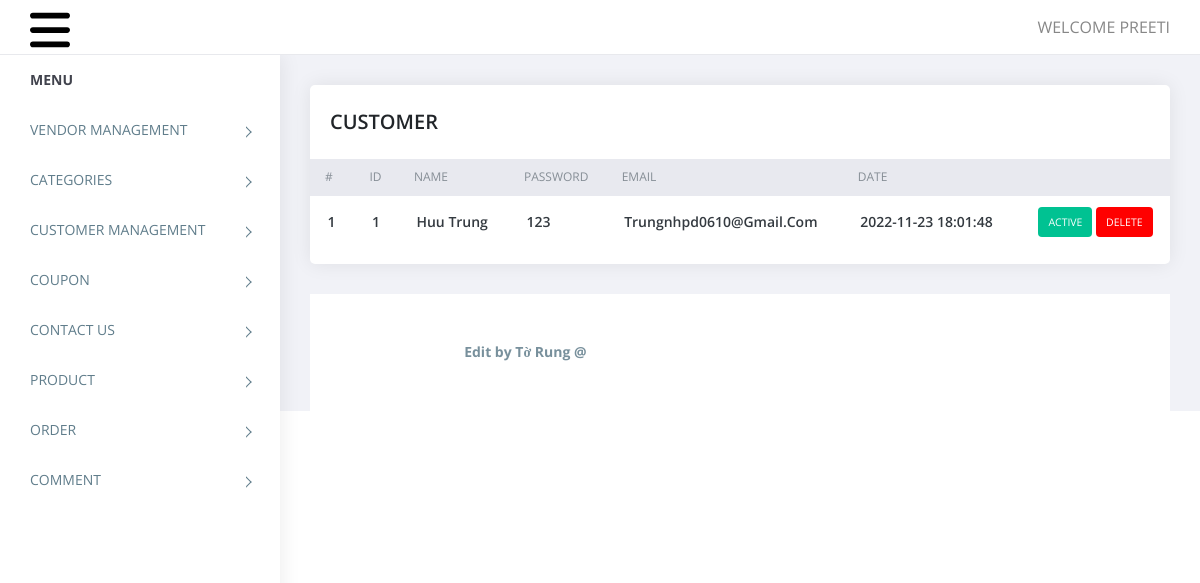
The app's page /admin/users.php (signed in) with its own data.
### tables this page shows
CREATE TABLE `tbl_member` (
  `id` int(11) NOT NULL,
  `username` varchar(255) NOT NULL,
  `password` varchar(50) NOT NULL,
  `email` varchar(50) NOT NULL,
  `creat_at` datetime NOT NULL,
  `address` varchar(225) NOT NULL,
  `status` int(11) NOT NULL
);

### admin/users.php (the view, shortened to what this page needs)
<?php
require('top.inc.php');
$sql="select * from tbl_member order by id desc";
$res=mysqli_query($con,$sql);
?>
<div class="content pb-0">
	<div class="orders">
	   <div class="row">
		  <div class="col-xl-12">
			 <div class="card">
				<div class="card-body">
				   <h4 class="box-title">CUSTOMER </h4>
				</div>
				<div class="card-body--">
				   <div class="table-stats order-table ov-h">
					  <table class="table ">
						 <thead>
							<tr>
							   <th class="serial">#</th>
							   <th>ID</th>
							   <th>Name</th>
							   <th>Password</th>
							   <th>Email</th>
						       <th>Date</th>
							   <th></th>
							</tr>
						 </thead>
						 <tbody>
							<?php
							$i=1;
							while($row=mysqli_fetch_assoc($res)){?>
							<tr>
							   <td class="serial"><?php echo $i++?></td>
							   <td><?php echo $row['id']?></td>
							   <td><?php echo $row['username']?></td>
							   <td><?php echo $row['password']?></td>
							   <td><?php echo $row['email']?></td>
							   <td><?php echo $row['creat_at']?></td>
							   <td>
								<?php
								if($row['status']==1){
									echo "<span class='badge badge-complete'><a href='?type=status&operation=deactive&id=".$row['id']."'>Active</a></span>&nbsp;";
								}else{
									echo "<span class='badge badge-pending'><a href='?type=status&operation=active&id=".$row['id']."'>Deactive</a></span>&nbsp;";
								}
								echo "<span class='badge badge-delete'><a href='?type=delete&id=".$row['id']."'>Delete</a></span>";
								?>
							   </td>
							</tr>
							<?php } ?>
						 </tbody>
					  </table>
				   </div>
				</div>
			 </div>
		  </div>
	   </div>
	</div>
</div>
<?php
require('footer.inc.php');
?>

### admin/assets/css/style.css (style rules this page uses)
body { display: table; font-family: open sans, sans-serif; font-size: 16px; width: 100% }
a, button { text-decoration: none; outline: none !important; color: #878787; -webkit-transition: all .25s ease; transition: all .25s ease }
h1, h2, h3, h4, h5, h6 { margin: 0 }
.pb-0 { padding-bottom: 0 }
.ov-h { overflow: hidden }
.order-table { position: relative }
.order-table:after, .order-table:before { content: ""; position: absolute; top: 0; height: 37px; width: 10px; background: #e8e9ef }
.order-table:after { right: -1px }
.order-table:before { left: -1px }
.order-table tr th { background: #e8e9ef }
.order-table tr td:last-child, .order-table tr th:last-child { text-align: right }
.order-table tr:last-child td { border: none }
.order-table .badge { color: #fff; padding: 10px; text-transform: uppercase; font-weight: 400 }
.order-table .badge-complete { background: #00c292 }
.order-table .badge-delete { background: #FF0000 }
.content { float: left; padding: 1.875em; width: 100% }
.card { margin-bottom: 1.875em; border-radius: 5px; padding: 0; border: 0 solid transparent; -webkit-box-shadow: 0 0 20px rgba(0, 0, 0, .08); box-shadow: 0 0 20px rgba(0, 0, 0, .08) }
.card .box-title { font-weight: 600; font-size: 20px; padding: 5px 0 }
.card .card-body { float: left; padding: 1.25em; position: relative; width: 100% }
.card h4 { font-size: 1.1rem }
.table-stats table { font-family: open sans }
.table-stats table th, .table-stats table td { border: none; border-bottom: 1px solid #e8e9ef; color: #868e96; font-size: 12px; font-weight: 400; padding: .75em 1.25em; text-transform: uppercase }
.table-stats table td { color: #343a40; font-size: 14px; font-weight: 600; text-transform: capitalize; vertical-align: middle }
@media (max-width:1368px) { .card-body { padding: 15px } }
.badge a { color: #fff; }

### records on screen
tbl_member: id "1", username "Huu Trung", password "123", email "Trungnhpd0610@gmail.com", creat_at "2022-11-23 18:01:48"

### other values on screen
$_SESSION['ADMIN_USERNAME'] "PREETI"
